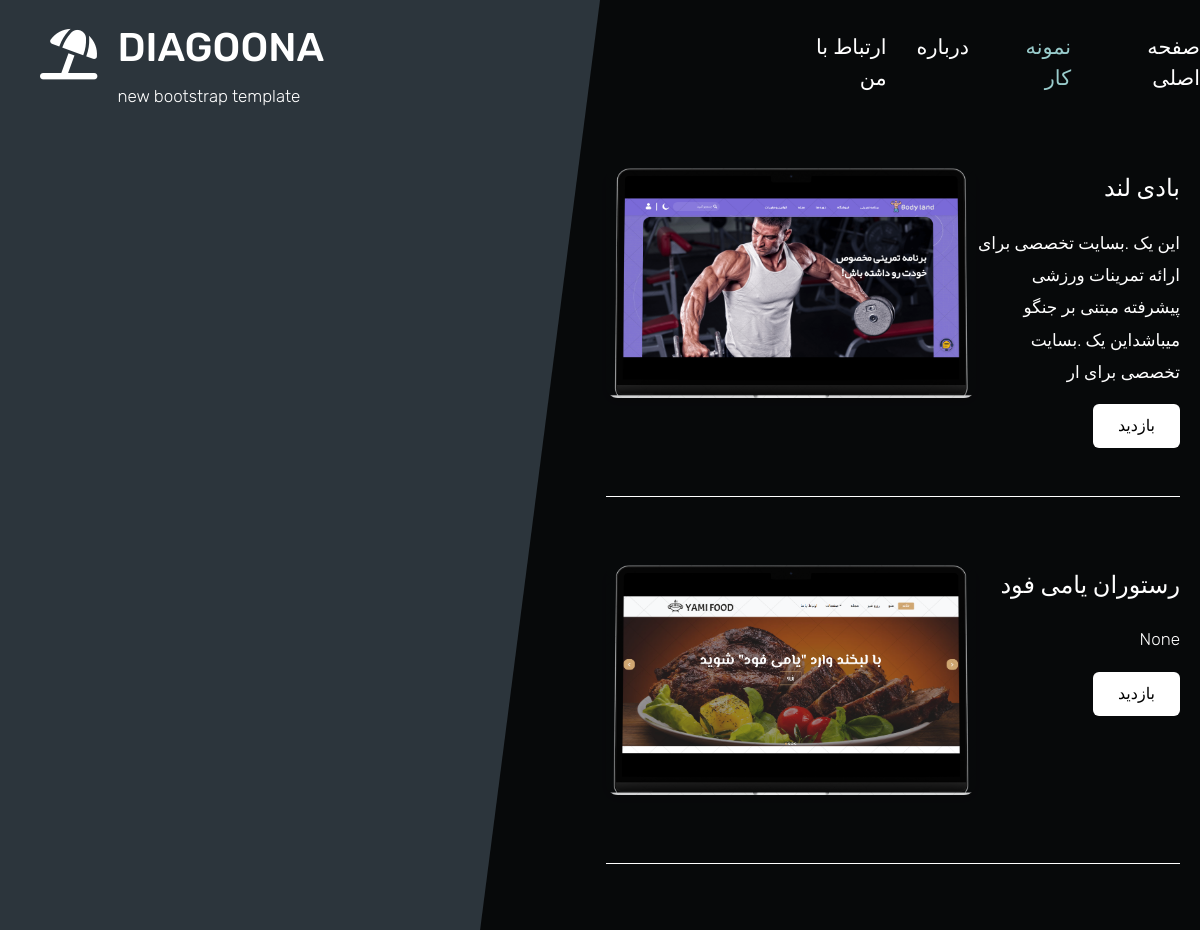
The app's page /service/ (upper part), older data.
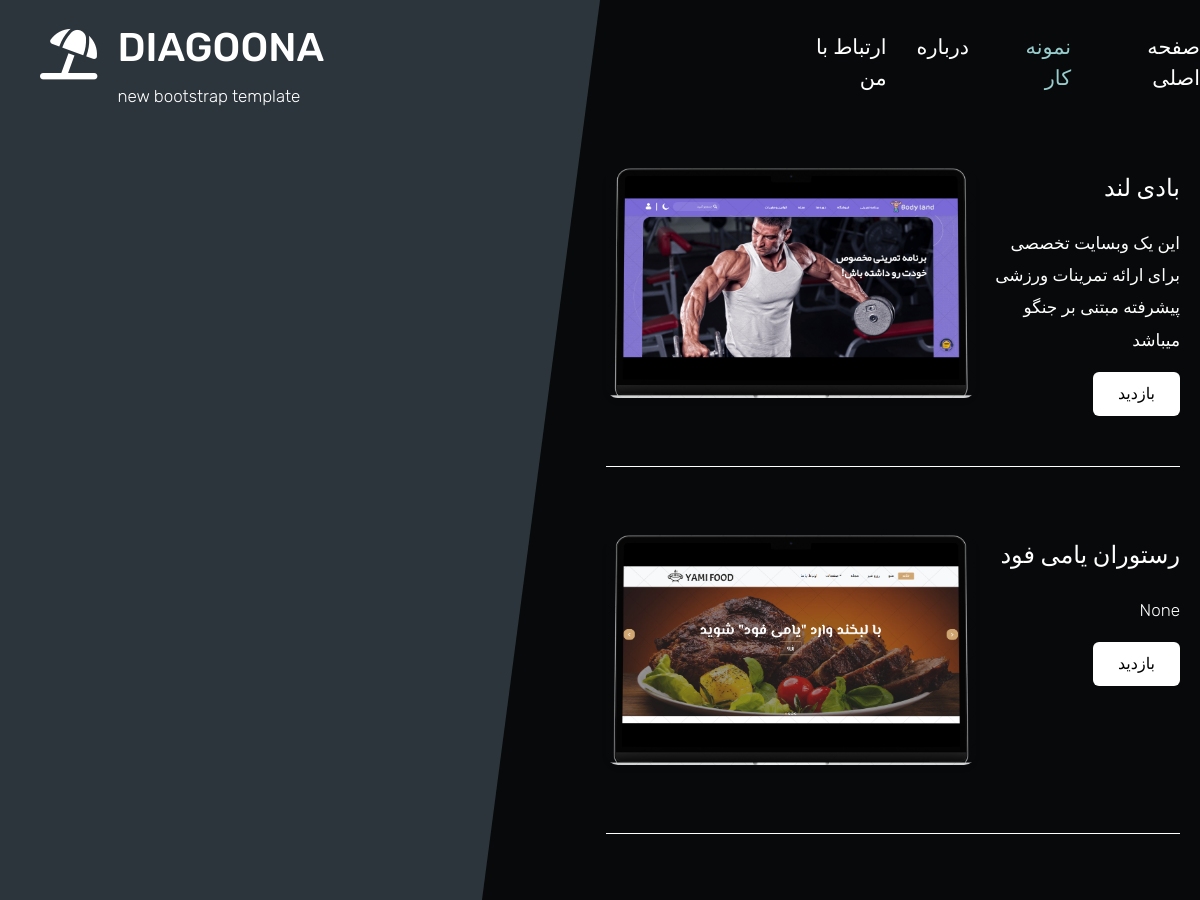
The same page, newer data.
### service/models.py (models this page shows)
class Service(models.Model):
    name = models.CharField(("نام وبسایت"), max_length=20)
    short_discription = models.TextField((" توضیحات کوتاه "), max_length=100, null=True, blank=True)
    long_discription = models.TextField((" توضیحات بلند "), null=True, blank=True)
    category = models.CharField(("دسته بندی"), max_length=20)
    lable = models.ImageField(("پوستر"),upload_to='image/', null=True, blank=True)
    link = models.CharField(("لینک"),max_length=50)
    frontend = models.CharField(max_length=100, null=True, blank=True)
    backend = models.CharField(max_length=100, null=True, blank=True)
    hosting = models.CharField(max_length=100, null=True, blank=True)
    authentication = models.CharField(max_length=100, null=True, blank=True)
    delivery_time = models.CharField(max_length=100, null=True, blank=True)
    pagespeed = models.DecimalField(max_digits=5,decimal_places=3,  null=True, blank=True)
    status = models.CharField(max_length=100, null=True, blank=True)
    pages = models.IntegerField(("تعداد صفحات"), max_length=3, default='1')
    media_management_system = models.CharField(("سیستم مدیریت محتوا"), null=True, blank=True)
    database = models.CharField(("پایگاه داده"), default='SQLite')
    language = models.CharField(('زبان'), null=True, blank=True )
    target_devices = models.CharField(("دستگاه های هدف"),  null=True, blank=True )
    image_1 = models.ImageField(('تصویر'), upload_to='image/', null=True, blank=True)
    image_2 = models.ImageField(('تصویر'), upload_to='image/', null=True, blank=True)
    image_3 = models.ImageField(('تصویر'), upload_to='image/', null=True, blank=True)
    image_4 = models.ImageField(('تصویر'), upload_to='image/', null=True, blank=True)
    image_5 = models.ImageField(('تصویر'), upload_to='image/', null=True, blank=True)
    image_6 = models.ImageField(('تصویر'), upload_to='image/', null=True, blank=True)
    image_7 = models.ImageField(('تصویر'), upload_to='image/', null=True, blank=True)
    image_8 = models.ImageField(('تصویر'), upload_to='image/', null=True, blank=True)

### service/views.py (the view)
# urls.py: path('', views.service_list, name='list'),
def service_list(request):
    services = Service.objects.all()
    return render(request, "service/service.html", {"services": services})

### service/templates/service/service.html (shortened to what this page needs)
{% extends 'base.html' %}
{% load static %}
{% block content %}
  <div class="tm-row">
    <main class="tm-col-right">
      <section class="tm-content" style="text-align: left;" dir="ltr">
          {% for service in services %}
            <div class="media my-3 mb-5 tm-service-media tm-service-media-img-l">
              <div class="media-body tm-service-text" style="direction: rtl; text-align: right;" >
                <br>
                <h2 class="mb-4 tm-content-title" >{{ service.name }}</h2>
                <p>{{ service.short_discription }}</p>
                <a href="{% url 'service:detail' service.pk %}" class="btn btn-primary">بازدید</a>
              </div>
            <img src="{{ service.lable.url }}" alt="Image" class="tm-service-img"
                  style="width: 370px; height: 230px; overflow: hidden; border-radius: 12px;
                          box-shadow: 0 4px 12px rgba(0, 0, 0, 0.1); margin: 20px auto;" />
            </div>
            <hr class="tm-full-hr mb-5" />
          {% endfor %}
      </section>
    </main>
  </div>
{% endblock %}

### templates/base.html (shortened to what this page needs)
{% load static %}
<!DOCTYPE html>
<html lang="en">
<head>
  <link rel="stylesheet" href="{% static 'css/bootstrap.min.css' %}">
  <link rel="stylesheet" href="{% static 'fontawesome/css/all.min.css' %}">
  <link rel="stylesheet" href="{% static 'css/style.css' %}">
  <link rel="stylesheet" href="https://unpkg.com/swiper@9/swiper-bundle.min.css">
  <link
    rel="stylesheet"
    href="https://cdnjs.cloudflare.com/ajax/libs/font-awesome/6.5.1/css/all.min.css"
  />
</head>
  <div class="tm-bg">
      <div class="tm-bg-left"></div>
      <div class="tm-bg-right"></div>
  </div>
<body>
    {% include "partials/_header.html" %}
    <div class="custom-body-font">
        {% block content %}
        {% endblock content %}
    </div>
</body>

### templates/partials/_header.html (shortened to what this page needs)
<div class="tm-container">
    <div>
        <div class="tm-row pt-4">
            <div class="tm-col-left">
                <div class="tm-site-header media">
                    <i class="fas fa-umbrella-beach fa-3x mt-1 tm-logo"></i>
                    <div class="media-body">
                        <h1 class="tm-sitename text-uppercase">diagoona</h1>
                        <p class="tm-slogon">new bootstrap template</p>
                    </div>
                </div>
            </div>
            <div class="tm-col-right" style="padding-left: 185px;">
                <nav class="navbar navbar-expand-lg" id="tm-main-nav">
                    <div class="collapse navbar-collapse tm-nav" id="navbar-nav">
                        <ul class="navbar-nav text-uppercase">
                            <li class="nav-item {% if request.path == '/contact/' %}active{% endif %}">
                                <a class="nav-link tm-nav-link" href="{% url 'contact' %}">ارتباط با من</a>
                            </li>
                            <li class="nav-item {% if request.path == '/about/' %}active{% endif %}">
                                <a class="nav-link tm-nav-link" href="{% url 'about' %}">درباره</a>
                            </li>
                            <li class="nav-item {% if request.path == '/service/' %}active{% endif %}">
                                <a class="nav-link tm-nav-link" href="{% url 'service:list' %}">نمونه کار</a>
                            </li>
                           <li class="nav-item {% if request.path == '/home/' %}active{% endif %}">
                                <a class="nav-link tm-nav-link" href="{% url 'home' %}">صفحه اصلی <span class="sr-only">(current)</span></a>
                            </li>
                        </ul>
                    </div>
                </nav>
            </div>
        </div>

### static/css/style.css (style rules this page uses)
body { font-family: 'Open Sans', Arial, sans-serif; font-family: "Rubik", sans-serif; font-size: 17px; font-weight: 300; overflow-x: hidden; color: white; background-color: #2C353C; }
a { transition: all 0.3s ease; text-decoration: none; }
ul { padding: 0; }
p { line-height: 1.9; }
.tm-logo { margin-right: 20px; }
.navbar-expand-lg { padding-left: 0; padding-right: 0; }
.navbar-expand-lg .navbar-nav .nav-link { padding: 0; }
.navbar-expand-lg .navbar-nav .tm-nav-link { font-size: 1.3rem; font-weight: 400; color: white; padding-bottom: 30px; }
.nav-item { margin-right: 60px; }
.nav-item:last-child { margin-right: 0; }
.nav-item.active .tm-nav-link, .nav-item:hover .tm-nav-link { color: #9CC; }
.tm-bg { position: absolute; left: 0; right: 0; width: 100%; height: 100%; display: flex; z-index: -1000; }
.tm-bg-left, .tm-bg-right { position: relative; width: 50%; height: 100%; }
.tm-bg-right { background-color: rgba(0, 0, 0, 0.831); }
.tm-bg-left { border-right: 230px solid rgba(0, 0, 0, 0.831); border-top: 200vh solid transparent; }
.tm-container { width: 100%; height: 100%; min-height: 100vh; position: relative; display: flex; flex-direction: column; justify-content: space-between; }
.tm-row { display: flex; }
.tm-col-left { width: 51%; height: 100%; padding-left: 40px; padding-right: 40px; }
.tm-col-right { text-align: right; width: 50%; height: 100%; padding-left: 0px; padding-right: 0px; }
.tm-content { direction: rtl !important; text-align: right; max-width: 660px; margin-top: 10px; padding-right: 20px; }
.tm-content-title { font-size: 1.5rem; }
hr { border-top: 1px solid white; }
.btn { padding: 10px 25px; border-radius: 6px; }
.btn-primary { background-color: white; color: black; border: 0; }
.tm-service-text { max-width: 365px; }
.tm-service-img { margin-right: 25px; }
@media (max-width: 1200px) { .nav-item { margin-right: 30px; } }

Row changes from the older to the newer data that the page shows:
changed Service "بادی لند": short_discription "این یک .بسایت تخصصی برای ارائه تمرینات ورزشی پیشرفته مبتنی بر جنگو میباشداین یک .بسایت تخصصی برای ار" → "این یک وبسایت تخصصی برای ارائه تمرینات ورزشی پیشرفته مبتنی بر جنگو میباشد"
